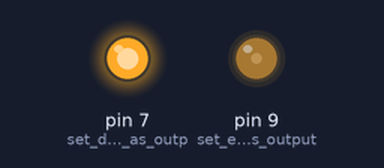
The sketch below on a simulated Arduino Uno, built with avr-gcc and run on an emulated ATmega328P. Shown: output pins drawn as LEDs (lit = HIGH).

Above: at 0.05 s.
At 2.95 s:
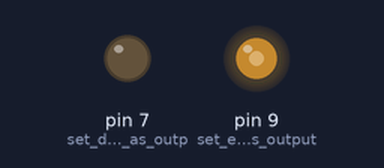
Timing chart, 0 to 6.9 s (numbered marks = the images above):
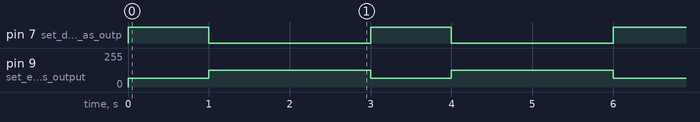

The sketch:

PWM1_0c_try.ino
```cpp
void setup() {
pinMode(7, OUTPUT); //set direction pin as output
pinMode(9, OUTPUT); //set enable pin as output
//pinMode(8, OUTPUT); //set direction pin as output
//pinMode(10, OUTPUT);//set direction pin as output
}

void loop() {

//start off going forward at 50% throttle
digitalWrite(7, HIGH); //forward
//digitalWrite(8, HIGH); //forward
analogWrite(9,64); //25% PWM
//analogWrite(10,128); //50% PWM
delay(1000);


//and stop for a while
//digitalWrite(7, LOW); //turn enable pin off
//digitalWrite(8, LOW);
//delay(1000);

//now lets go backwards
digitalWrite(7, LOW); //backward
//digitalWrite(10, LOW); //backward
analogWrite(9,127); //50% PWM
//analogWrite(10,128); //50% PWM
delay(2000);


}
```

Measured:
- by itself, pin 7 (set_direction_pin_as_outp): alternates HIGH for 1.0 s and LOW for 2.0 s
- by itself, pin 9 (set_enable_pin_as_output): alternates 127/255 for 2.0 s and 64/255 for 1.0 s
